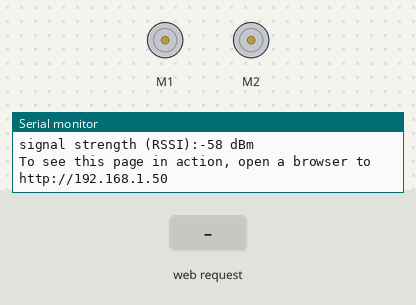
This sketch was run on a simulated Arduino MKR. Shown: 2 × DC motor (green arrow = forward, orange = backward, longer = faster), the last lines printed to the serial monitor. The test bench sets the inputs (shaded band). WiFi joins after 1.5 s; servers stay silent unless stated.

Above: at 12.7 s.
12.8 s: HTTP request GET /F received
At 13.6 s:
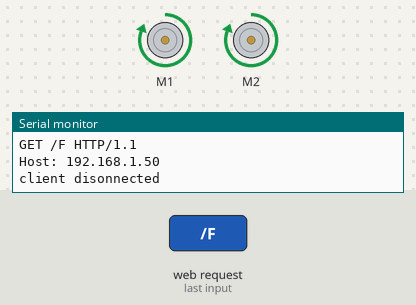
14.3 s: HTTP request GET /B received
At 14.7 s:
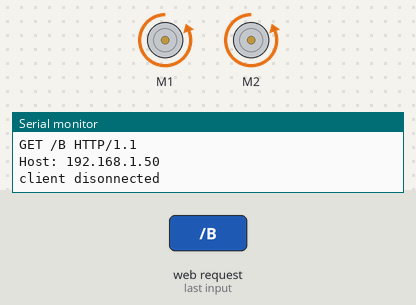
15.8 s: HTTP request GET /SL received
At 17.0 s:
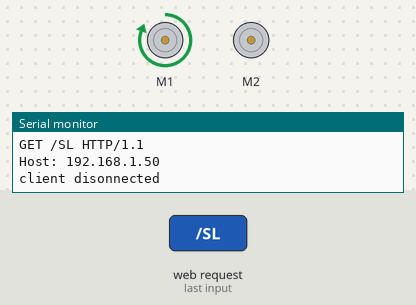
17.3 s: HTTP request GET /FL received
At 18.2 s:
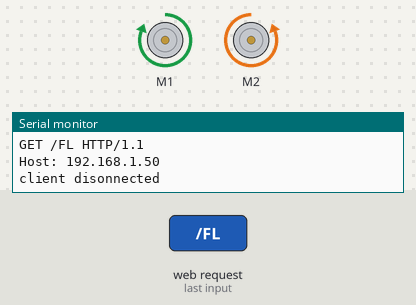
18.8 s: HTTP request GET /SR received
At 19.3 s:
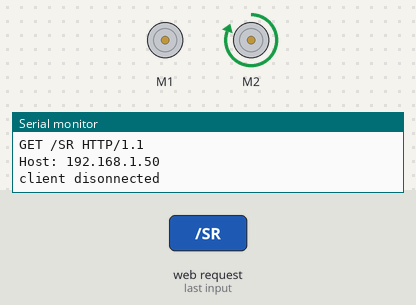
20.3 s: HTTP request GET /FR received
At 21.7 s:
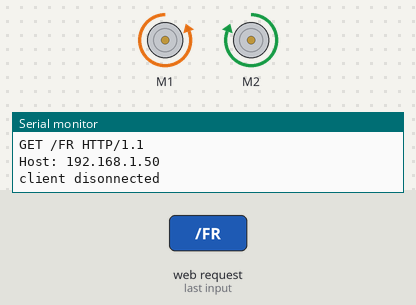
Timing chart, 0 to 22.8 s (numbered marks = the images above; inputs shaded):
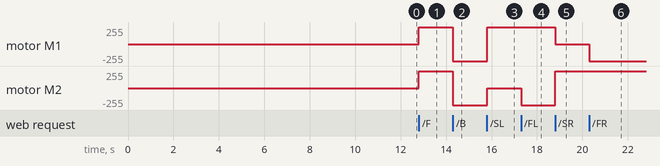

The sketch:

wifi_start_stop.ino
```cpp
/*
WIFI AND CONTROLLING MOTOR

How to use?
  Plug in the arduino and make sure everything's powered on
  Go onto your laptop and set up a mobile hotspot using the SSID and password written in arduino_secrets.h
  Upload the program
  Open the serial terminal and wait for the wifi to connect - eventually a link will be printed
  Using the same laptop, navigate to that link and follow the instructions to control it
*/


#include <SPI.h>
#include <WiFiNINA.h>
#include <Wire.h>
#include <Adafruit_MotorShield.h>

// Create the motor shield object with the default I2C address
Adafruit_MotorShield AFMS = Adafruit_MotorShield();
// Or, create it with a different I2C address (say for stacking)
// Adafruit_MotorShield AFMS = Adafruit_MotorShield(0x61);

// Select which 'port' M1, M2, M3 or M4. In this case, M1
Adafruit_DCMotor *Motor1 = AFMS.getMotor(1);
Adafruit_DCMotor *Motor2 = AFMS.getMotor(2);

// sort out wifi security
#include "arduino_secrets.h"
char ssid[] = SECRET_SSID;        // your network SSID (name)
char pass[] = SECRET_PASS;    // your network password (use for WPA, or use as key for WEP)
int keyIndex = 0;                 // your network key Index number (needed only for WEP)

int status = WL_IDLE_STATUS;
WiFiServer server(80);

// motor speed control
int left_speed = 255;
int right_speed = 255;

int previous_left_speed = 0;
int previous_right_speed = 0;


// handle somebody connecting to wifi server
void handle_client(WiFiClient client) {


  Serial.println("new client");           // print a message out the serial port
  String currentLine = "";                // make a String to hold incoming data from the client
  while (client.connected()) {            // loop while the client's connected
    if (client.available()) {             // if there's bytes to read from the client,
      char c = client.read();             // read a byte, then
      Serial.write(c);                    // print it out the serial monitor
      if (c == '\n') {                    // if the byte is a newline character

        // if the current line is blank, you got two newline characters in a row.
        // that's the end of the client HTTP request, so send a response:
        if (currentLine.length() == 0) {
          // HTTP headers always start with a response code (e.g. HTTP/1.1 200 OK)
          // and a content-type so the client knows what's coming, then a blank line:
          client.println("HTTP/1.1 200 OK");
          client.println("Content-type:text/html");
          client.println();

          // the content of the HTTP response follows the header:
          client.print("<style>* {font-size: 30pt} </style>");
          client.print("Click <a href=\"/F\">here</a> to set the motors to FORWARD<br>");
          client.print("Click <a href=\"/B\">here</a> to set the motors to BACKWARD<br>");
          client.print("Click <a href=\"/S\">here</a> to set the motors to STOP<br><br>");
          client.print("Click <a href=\"/SL\">here</a> to set the motors to SLOW LEFT<br>");
          client.print("Click <a href=\"/FL\">here</a> to set the motors to FAST LEFT<br>");
          client.print("Click <a href=\"/SR\">here</a> to set the motors to SLOW RIGHT<br>");
          client.print("Click <a href=\"/FR\">here</a> to set the motors to FAST RIGHT<br><br>");
          client.print("Click <a href=\"/fast\">here</a> to set the speed to FAST<br>");
          client.print("Click <a href=\"/medium\">here</a> to set the speed to MEDIUM<br>");
          client.print("Click <a href=\"/slow\">here</a> to set the speed to SLOW<br>");

          // The HTTP response ends with another blank line:
          client.println();
          // break out of the while loop:
          break;
        } else {    // if you got a newline, then clear currentLine:
          currentLine = "";
        }
      } else if (c != '\r') {  // if you got anything else but a carriage return character,
        currentLine += c;      // add it to the end of the currentLine
      }

      // Check client request for command
      if (currentLine.endsWith("GET /F")) {
        motors_forward();
      }
      if (currentLine.endsWith("GET /S")) {
        motors_stop();
      }
      if (currentLine.endsWith("GET /B")) {
        motors_backward();
      }
      if (currentLine.endsWith("GET /SL")) {
        motors_left_slow();
      }
      if (currentLine.endsWith("GET /FL")) {
        motors_left_fast();
      }
      if (currentLine.endsWith("GET /SR")) {
        motors_right_slow();
      }
      if (currentLine.endsWith("GET /FR")) {
        motors_right_fast();
      }
      if (currentLine.endsWith("GET /fast")) {
        left_speed = 250;
        right_speed = 250;
      }
      if (currentLine.endsWith("GET /medium")) {
        left_speed = 160;
        right_speed = 160;
      }
      if (currentLine.endsWith("GET /slow")) {
        left_speed = 60;
        right_speed = 60;
      }
    }
  }

  // close the connection:
  client.stop();
  Serial.println("client disonnected");
}

void setup() {
  Serial.begin(9600);           // set up Serial library at 9600 bps

  AFMS.begin();  // create with the default frequency 1.6KHz
  //AFMS.begin(1000);  // OR with a different frequency, say 1KHz

  // ----- CONNECTING TO WIFI ------

  // check for the WiFi module:
  if (WiFi.status() == WL_NO_MODULE) {
    Serial.println("Communication with WiFi module failed!");
    // don't continue
    while (true);
  }

  String fv = WiFi.firmwareVersion();
  if (fv < "1.0.0") {
    Serial.println("Please upgrade the firmware");
  }

  // attempt to connect to Wifi network:
  while (status != WL_CONNECTED) {
    Serial.print("Attempting to connect to Network named: ");
    Serial.println(ssid);                   // print the network name (SSID);

    // Connect to WPA/WPA2 network. Change this line if using open or WEP network:
    status = WiFi.begin(ssid, pass);
    // wait 10 seconds for connection:
    delay(10000);

  }
  server.begin();                           // start the web server on port 80
  printWifiStatus();                        // you're connected now, so print out the status

  // ----------------------------------
}

void loop() {

    // ------------ WIFI CODE -----------
  WiFiClient client = server.available();   // listen for incoming clients

  if (client) {
    Serial.println("client");
    handle_client(client);
  }
  // -------------------------------------

  if (left_speed != previous_left_speed || right_speed != previous_right_speed) {
    motors_change_speed();

    previous_left_speed = left_speed;
    previous_right_speed = right_speed;
  }
}

void motors_change_speed() {
  Motor1->setSpeed(left_speed);
  Motor2->setSpeed(right_speed);
}

void motors_forward() {
  // set motors to move forward continuously
  Motor1->run(FORWARD);
  Motor2->run(FORWARD);
}


void motors_stop() {
  // stop motors
  Motor1->run(RELEASE);
  Motor2->run(RELEASE);
}

void motors_backward() {
  // set motors to move backward continuously
  Motor1->run(BACKWARD);
  Motor2->run(BACKWARD);
}

void motors_left_fast() {
  // set motors to turn left quickly
  Motor1->run(FORWARD);
  Motor2->run(BACKWARD);
}

void motors_left_slow() {
  // set motors to turn left slowly
  Motor1->run(FORWARD);
  Motor2->run(RELEASE);
}

void motors_right_fast() {
  // set motors to turn right quickly
  Motor1->run(BACKWARD);
  Motor2->run(FORWARD);
}

void motors_right_slow() {
  // set motors to turn right slowly
  Motor1->run(RELEASE);
  Motor2->run(FORWARD);
}

void printWifiStatus() {
  // print the SSID of the network you're attached to:
  Serial.print("SSID: ");
  Serial.println(WiFi.SSID());

  // print your board's IP address:
  IPAddress ip = WiFi.localIP();
  Serial.print("IP Address: ");
  Serial.println(ip);

  // print the received signal strength:
  long rssi = WiFi.RSSI();
  Serial.print("signal strength (RSSI):");
  Serial.print(rssi);
  Serial.println(" dBm");
  // print where to go in a browser:
  Serial.print("To see this page in action, open a browser to http://");
  Serial.println(ip);
}
```

arduino_secrets.h
```cpp
#define SECRET_SSID "113Wifi"
#define SECRET_PASS "IDProbotPassword!"
```

Measured:
- after the input at 12.8 s, motor M1, motor M2: stopped → forward 255/255 at once
- after the input at 14.3 s, motor M1, motor M2: forward 255/255 → backward 255/255 at once
- after the input at 15.8 s, motor M1: backward 255/255 → forward 255/255 at once; motor M2: backward 255/255 → stopped at once
- after the input at 17.3 s, motor M2: stopped → backward 255/255 at once
- after the input at 18.8 s, motor M1: forward 255/255 → stopped at once; motor M2: backward 255/255 → forward 255/255 at once
- after the input at 20.3 s, motor M1: stopped → backward 255/255 at once
